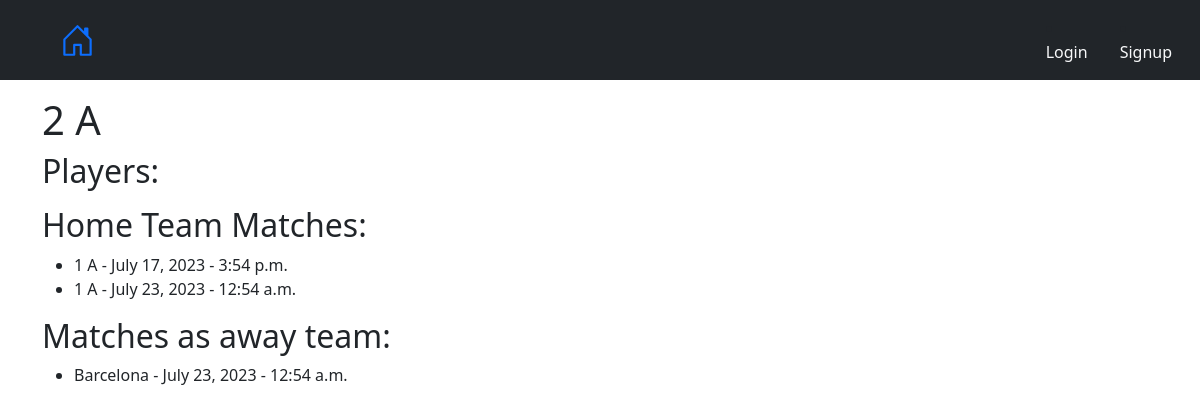
Page /teams/6/ on the committed database.
### myapp/models.py (models this page shows, shortened)
class Team(models.Model):
    name = models.CharField(max_length=50)
    inscription = models.ForeignKey(Inscription, on_delete=models.CASCADE, related_name='teams', null=True)
    goals_scored = models.IntegerField(default=0)
    goals_received = models.IntegerField(default=0)

class Game(models.Model):
    date = models.DateField()
    hour = models.TimeField(default='00:00:00')
    team_local = models.ForeignKey(Team, on_delete=models.SET_NULL, null=True, related_name='teamLocal')
    team_visitor = models.ForeignKey(Team, on_delete=models.SET_NULL, null=True, related_name='teamVisitor')
    state = models.CharField(max_length=50, choices=[(tag.name, tag.value) for tag in State],
                             default=State.NOT_PLAYED.value)
    winner = models.ForeignKey(Team, on_delete=models.SET_NULL, null=True, blank=True, related_name='winning_games')
    loser = models.ForeignKey(Team, on_delete=models.SET_NULL, null=True, blank=True, related_name='losing_games')

### myapp/views.py (the view)
# urls.py: path('teams/<int:id>/', views.teams_detail, name='teams_detail'),
def teams_detail(request, id):
    team = get_object_or_404(Team, pk=id)
    player_team_seasons = PlayerTeamSeason.objects.filter(team=team)
    players = [player_team_season.player for player_team_season in player_team_seasons]
    games_as_local = Game.objects.filter(team_local=team)
    games_as_visitor = Game.objects.filter(team_visitor=team)
    return render(request, 'team_detail.html', {
        'team': team,
        'players': players,
        'games_as_local': games_as_local,
        'games_as_visitor': games_as_visitor,
    })

### myapp/templates/team_detail.html (shortened to what this page needs)
{% extends 'base.html' %}
{% block content %}
    <head>
    </head>
    <main>
        <h1>{{ team.name }}</h1>
        <h2>Players:</h2>
        <h2>Home Team Matches:</h2>
        <ul>
            {% for game in games_as_local %}
                <li>{{ game.team_visitor.name }} - {{ game.date }} - {{ game.hour }}</li>
            {% endfor %}
        </ul>
        <h2>Matches as away team:</h2>
        <ul>
            {% for game in games_as_visitor %}
                <li>{{ game.team_local.name }} - {{ game.date }} - {{ game.hour }}</li>
            {% endfor %}
        </ul>
    </main>
{% endblock %}

### rows in the picture
Team: name "2 A"
Game: team_visitor.name "1 A", date "July 17, 2023", hour "3:54 p.m."
Game: team_visitor.name "1 A", date "July 23, 2023", hour "12:54 a.m."
Game: team_local.name "Barcelona", date "July 23, 2023", hour "12:54 a.m."
